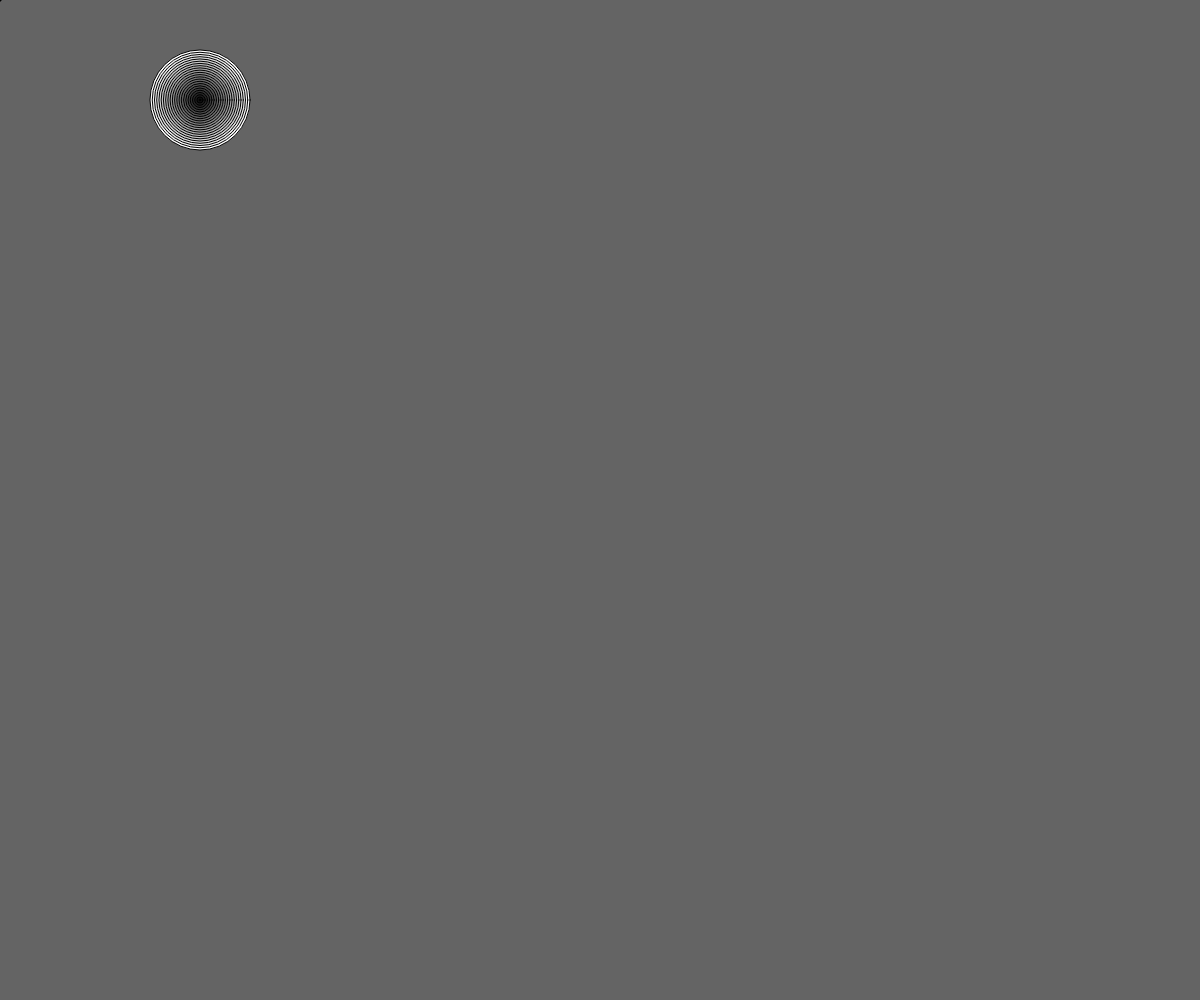
Frame 1 (no input)
Frame 60 (no input): identical to frame 1, image omitted
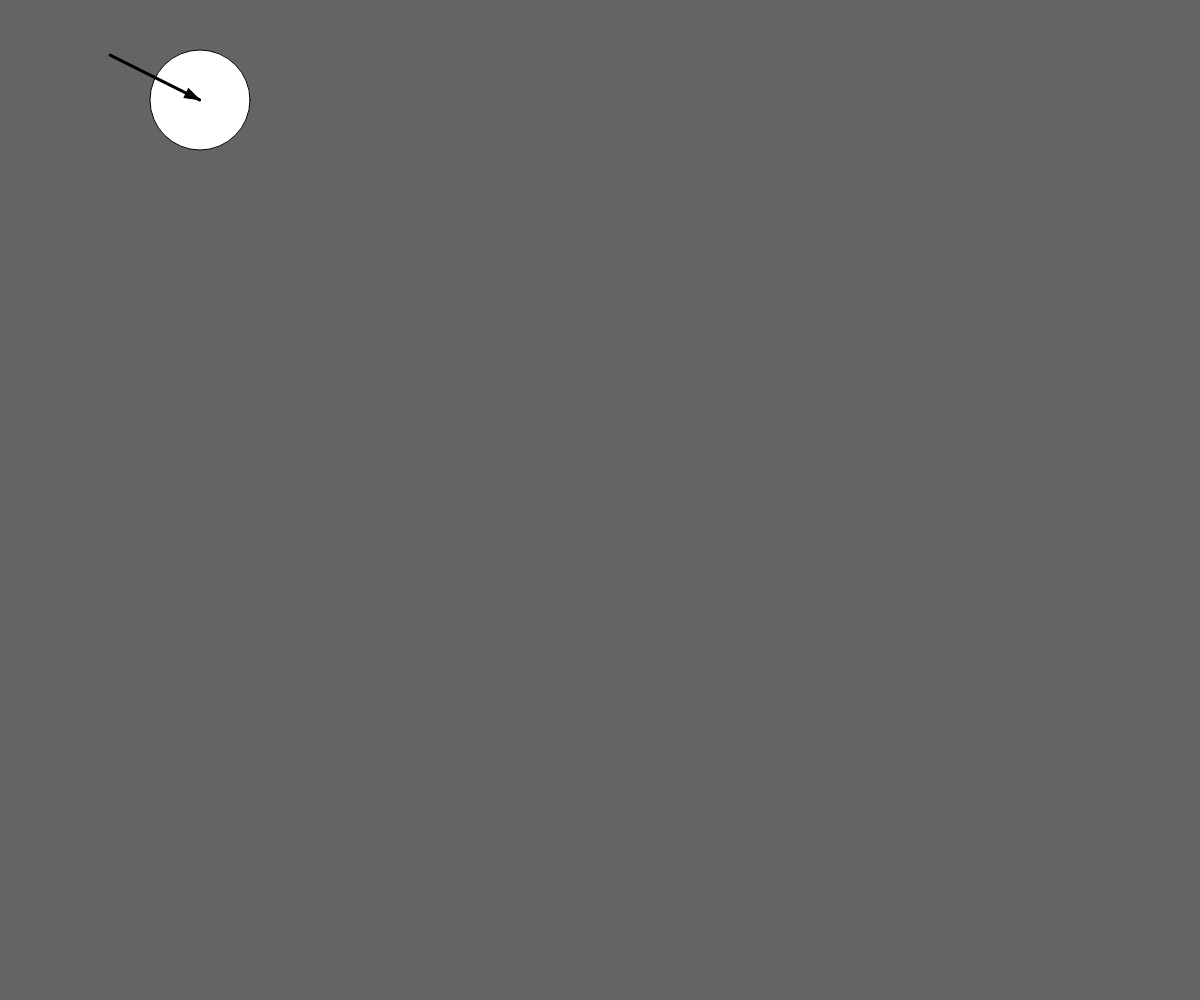
Frame 120 (the mouse pressed at the canvas centre since frame 60)

The p5.js sketch that drew these frames (run headless with seeded random() and noise() and a simulated clock; from frame 60 on, the mouse is pressed at the canvas centre):

// p5.js sketch
// ── sketch.js
var x1 = 200;
var y1 = 100;
var targetX = 0;
var targetY = 0;
var x2 = 0;
var y2 = 0;

var isFired = false;

function setup() {
  createCanvas(windowWidth, windowHeight);
  targetX = mouseX;
  targetY = mouseY;
  x2 = targetX;
  y2 = targetY;
}

function draw() {
  background(100);
  var targetDist = distance(x1, y1, x2, y2);
  drawTarget(x1, y1, 100, targetDist /10);
  var arrowAngle = calcAngle(x1, y1, x2, y2);
  if (isFired){
    targetX = x1;
    targetY = y1;
  } else {
    targetX = mouseX;
    targetY = mouseY;
  }
  animateArrow();
  push();
  translate(x2,y2);
  rotate(arrowAngle + Math.PI/2);
  drawArrow(100);
  pop();
}

function animateArrow(){
  var dx = targetX - x2;
  var dy = targetY - y2;
  x2 = x2 + dx * 0.1;
  y2 = y2 + dy * 0.1;
}

function mousePressed(){
  isFired = !isFired;
}

function drawArrow(arrowLength){
  fill (0);
  triangle(0, 0, 5, 15, -5, 15);
  noFill();
  strokeWeight(3);
  stroke(0);
  line(0, 0, 0, arrowLength);
}


function calcAngle(x1, y1, x2, y2){
  var dx = x1 - x2;
  var dy = y1 - y2;
  var angle = Math.atan2(dy, dx);
  return angle;
}


function drawTarget(x, y, size, numOfCircles) {
  var circleSize = size;
  for (var i = 0; i < numOfCircles; i++){
    var step = (numOfCircles-i) / numOfCircles;
    fill (255 * step);
    var size = circleSize * step;
    ellipse(x, y, size, size);
  }
}

function distance(xpos1, ypos1, xpos2, ypos2) {
  var dx = xpos1 - xpos2;
  var dy = ypos1 - ypos2;
  var dist = Math.sqrt(dx*dx + dy*dy);
  return dist;
}
